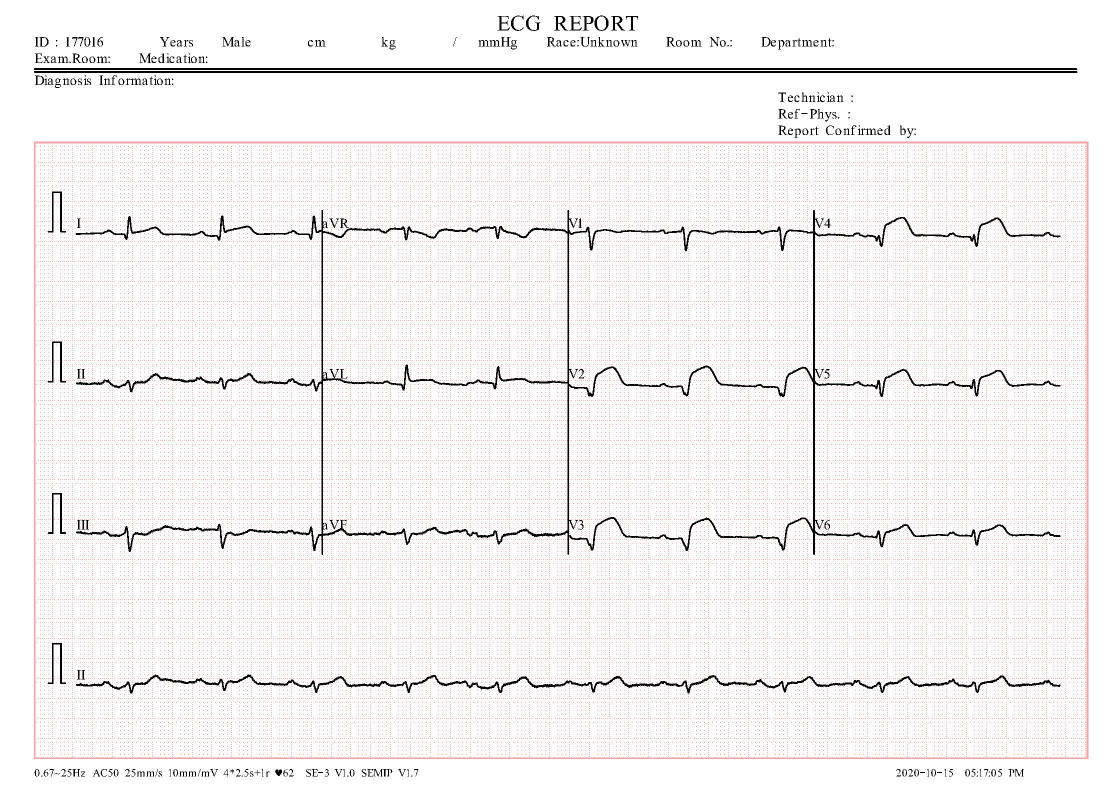
#> input picture LAB05/ECG_DATA/test/ECG Images of Myocardial Infarction Patients (240x12=2880)/MI(100).jpg, 2213 x 1572 px (shown at 1/2 size)
$ python -i preprocessing.py   (imports and definitions only)
#> lines starting #> are read from the running program, lines starting #| are printed output that depends on the picture
import cv2
import numpy as np


def preprocess_image(image, img_size=100):
    """Resize one image to img_size x img_size RGB. None if unusable."""
    if image is None or image.size == 0:
        return None

    # แปลง BGR/GRAY เป็น RGB
    if image.ndim == 2:
        image = cv2.cvtColor(image, cv2.COLOR_GRAY2RGB)
    else:
        image = cv2.cvtColor(image, cv2.COLOR_BGR2RGB)

    # Resize image
    image = cv2.resize(
        image,
        (img_size, img_size),
        interpolation=cv2.INTER_AREA
    )
    return image


def to_features(images):
    """Keep uint8 so that Rescaling layer handles 0-1 normalization in the model."""
    return np.ascontiguousarray(images, dtype=np.uint8)

>>> import cv2
>>> picture = cv2.imread('../LAB05/ECG_DATA/test/ECG Images of Myocardial Infarction Patients (240x12=2880)/MI(100).jpg')
#> picture is the input picture: shape (1572, 2213, 3); mean B, G, R 241.5, 241.8, 244.1
>>> result = preprocess_image(picture)
#> in preprocess_image, `image = cv2.resize( image, (img_size, img_size), interpolation=cv2.INT..`:
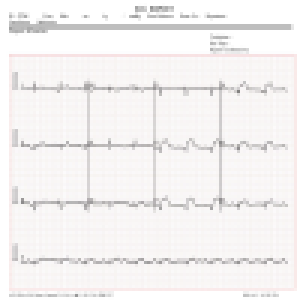
#> image: shape (100, 100, 3) (shown 3 times larger); mean R, G, B 244.1, 241.8, 241.5

$ run again, on LAB05/ECG_DATA/test/ECG Images of Myocardial Infarction Patients (240x12=2880)/MI(11).jpg
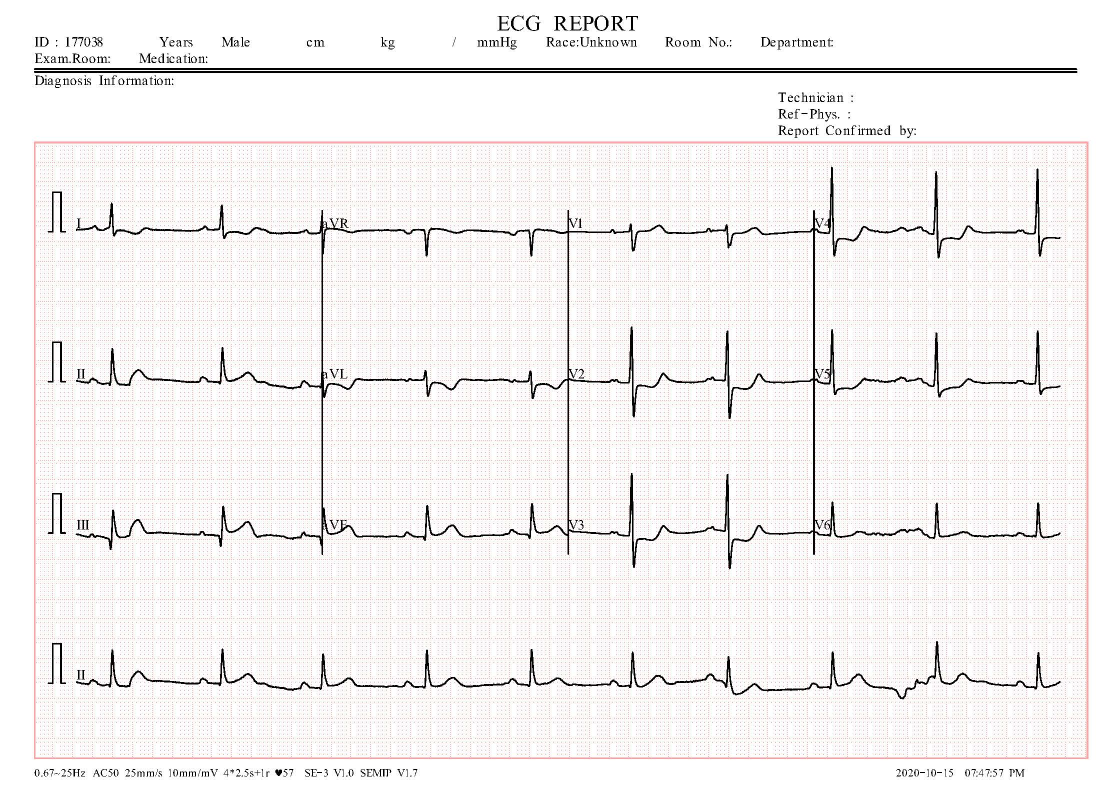
#> input picture LAB05/ECG_DATA/test/ECG Images of Myocardial Infarction Patients (240x12=2880)/MI(11).jpg, 2213 x 1572 px (shown at 1/2 size)
#> picture is the input picture: shape (1572, 2213, 3); mean B, G, R 240.7, 241, 243.4
#> in preprocess_image, `image = cv2.resize( image, (img_size, img_size), interpolation=cv2.INT..`:
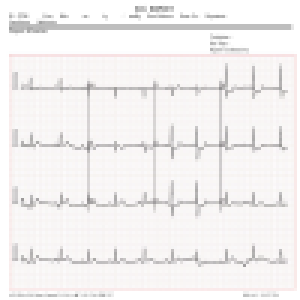
#> image: shape (100, 100, 3) (shown 3 times larger); mean R, G, B 243.4, 241, 240.7

$ run again, on LAB05/ECG_DATA/test/ECG Images of Myocardial Infarction Patients (240x12=2880)/MI(110).jpg
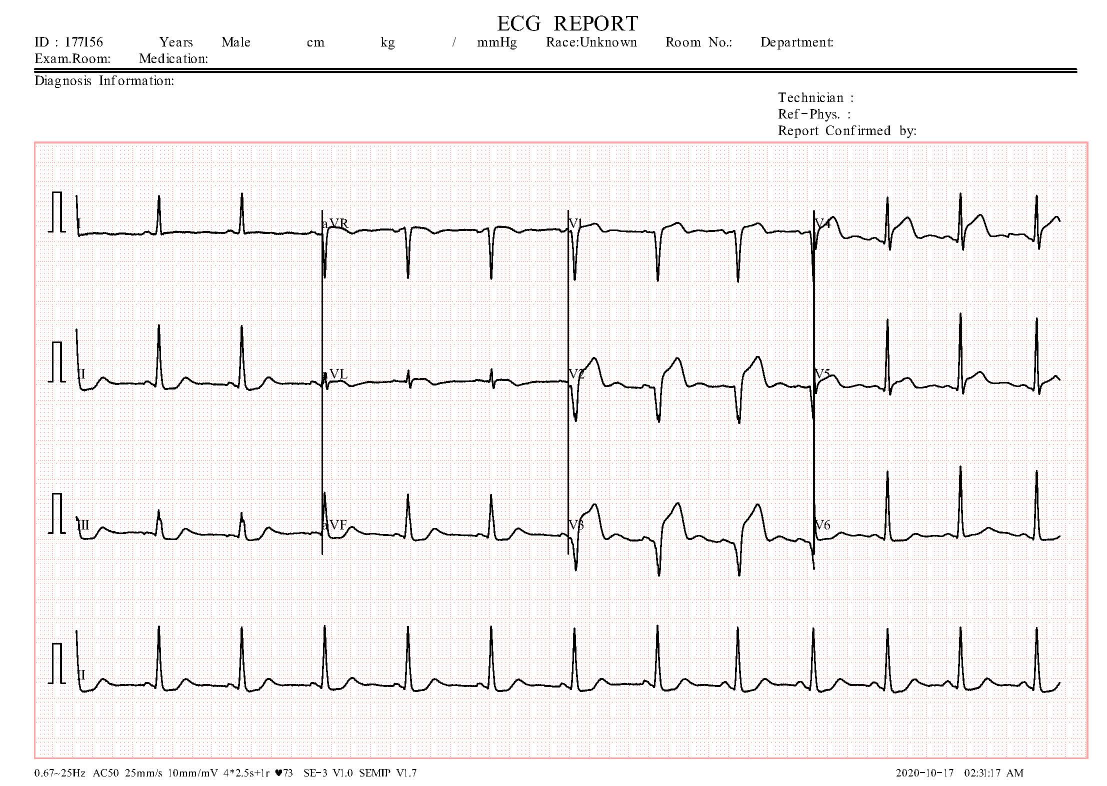
#> input picture LAB05/ECG_DATA/test/ECG Images of Myocardial Infarction Patients (240x12=2880)/MI(110).jpg, 2213 x 1572 px (shown at 1/2 size)
#> picture is the input picture: shape (1572, 2213, 3); mean B, G, R 239.9, 240.2, 242.5
#> in preprocess_image, `image = cv2.resize( image, (img_size, img_size), interpolation=cv2.INT..`:
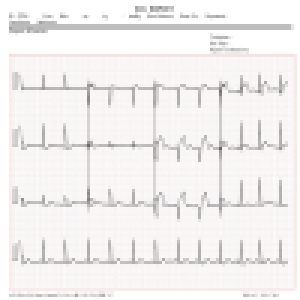
#> image: shape (100, 100, 3) (shown 3 times larger); mean R, G, B 242.5, 240.2, 239.9
